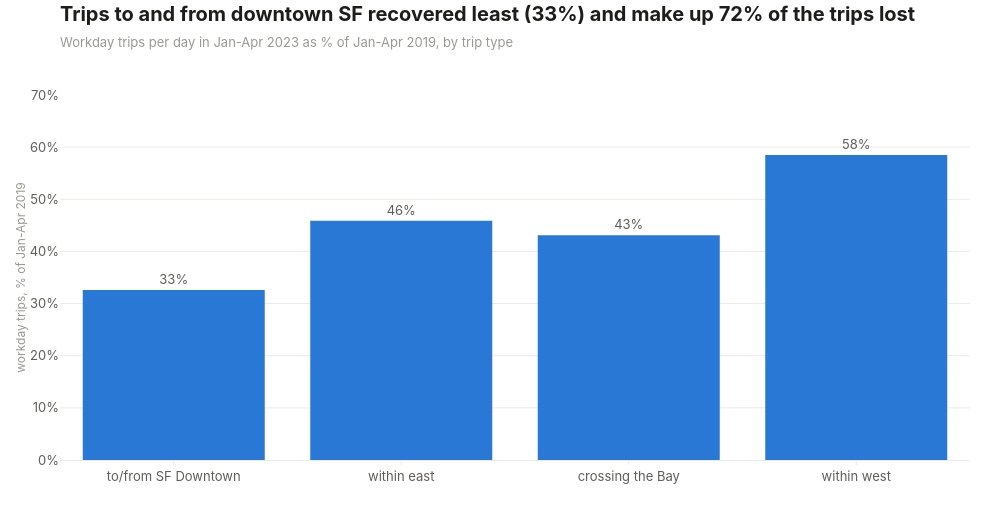

Here is the notebook cell this chart was saved with:
### Code cell
type_bars = go.Bar(
    x=trip_types["trip_type"],
    y=trip_types["recovery_pct"],
    marker_color=viz.ACCENT,
    text=trip_types["recovery_pct"].round(0).astype(int).astype(str) + "%",
    textposition="outside",
    customdata=trip_types[["lost_per_day", "pct_of_all_lost"]],
    hovertemplate="%{x}: %{y:.1f}% recovered, %{customdata[0]:,.0f} trips lost per day (%{customdata[1]:.0f}% of all lost)<extra></extra>",
)

fig = go.Figure(type_bars)
fig.update_layout(hovermode="closest", showlegend=False)
fig.update_yaxes(title_text="workday trips, % of Jan-Apr 2019", ticksuffix="%", range=[0, 70])

downtown = trip_types[trip_types["trip_type"] == "to/from SF Downtown"].iloc[0]
title = f"Trips to and from downtown SF recovered least ({downtown['recovery_pct']:.0f}%) and make up {downtown['pct_of_all_lost']:.0f}% of the trips lost"
subtitle = "Workday trips per day in Jan-Apr 2023 as % of Jan-Apr 2019, by trip type"
viz.titled(fig, title, subtitle)
viz.save(fig, "04_recovery_by_trip_type")
fig

### Figure 1 — Plotly figure (JSON) as saved in the notebook; plotly's stock layout.template omitted (floating-point values rounded to 4 significant figures)
{"data": [{"customdata": [[185900.0, 72.1], [43010.0, 16.7], [23510.0, 9.1], [5513.0, 2.1]], "hovertemplate": "%{x}: %{y:.1f}% recovered, %{customdata[0]:,.0f} trips lost per day (%{customdata[1]:.0f}% of all lost)<extra></extra>", "marker": {"color": "#2a78d6"}, "text": ["33%", "46%", "43%", "58%"], "textposition": "outside", "type": "bar", "x": ["to/from SF Downtown", "within east", "crossing the Bay", "within west"], "y": [32.6, 45.9, 43.1, 58.5]}], "layout": {"height": 520, "hovermode": "closest", "showlegend": false, "title": {"text": "<b>Trips to and from downtown SF recovered least (33%) and make up 72% of the trips lost</b><br><span style='font-size:13px;color:#9a9993'>Workday trips per day in Jan-Apr 2023 as % of Jan-Apr 2019, by trip type</span>"}, "width": 1000, "yaxis": {"range": [0, 70], "ticksuffix": "%", "title": {"text": "workday trips, % of Jan-Apr 2019"}}}}
